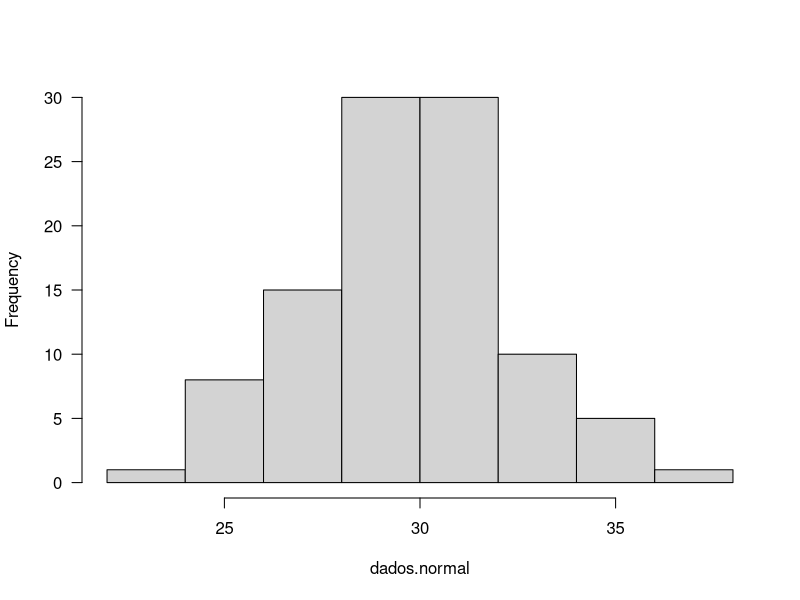
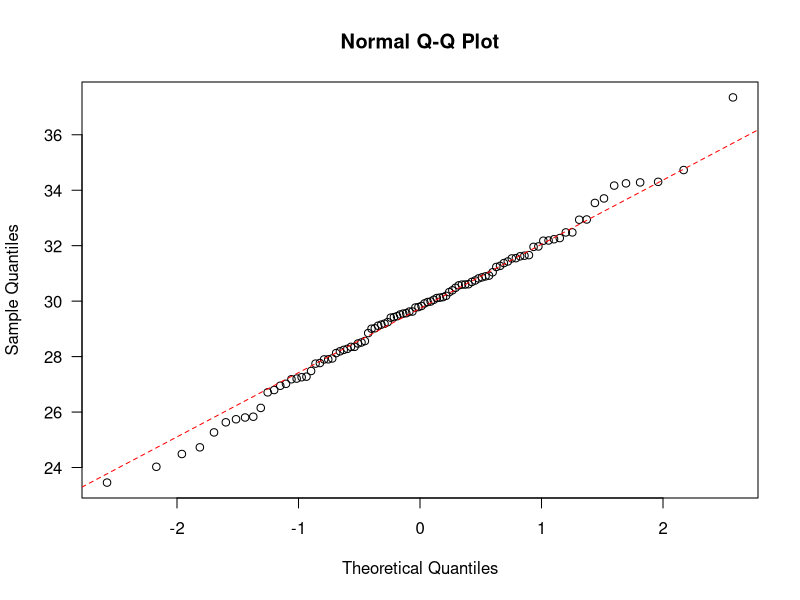
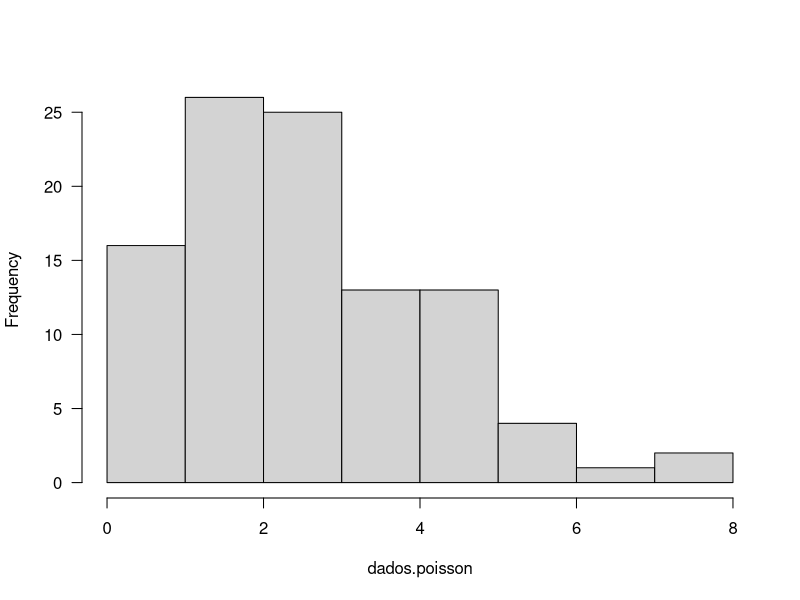
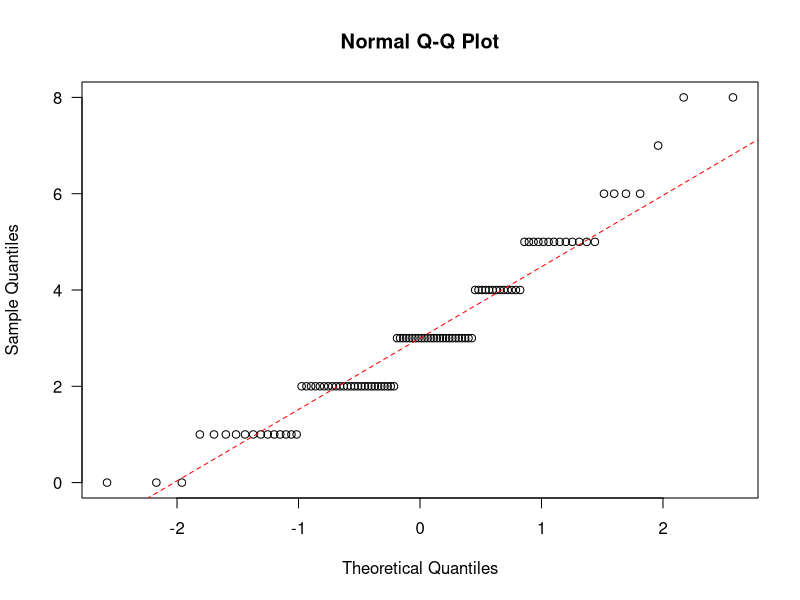

Source code (R) for these figures, in order:
# Análise de Dados para a Qualificação da Gestão na Saúde - Módulo 2
# QQ plot e distribuições
# Marcos V. C. Vital
# Script criado em R 4.2.1

# Criando dados:
dados.normal <- rnorm(n = 100, mean = 30, sd = 3)

# Visualização rápida com histograma:
hist(dados.normal, las = 1, main = " ")

# Relembrando o qq-plot:
qqnorm(dados.normal, las = 1)
qqline(dados.normal, lty = 2, col = "red")

################

# Vamos agora, criar uma amostra que vem de uma população com distribuição Poisson:
dados.poisson <- rpois(n = 100, lambda = 3)

# Visualização rápida com histograma:
hist(dados.poisson, las = 1, main = " ")

# E como ficaria se fosse inspencionado pelo qq-plot:
qqnorm(dados.poisson, las = 1)
qqline(dados.poisson, lty = 2, col = "red")
